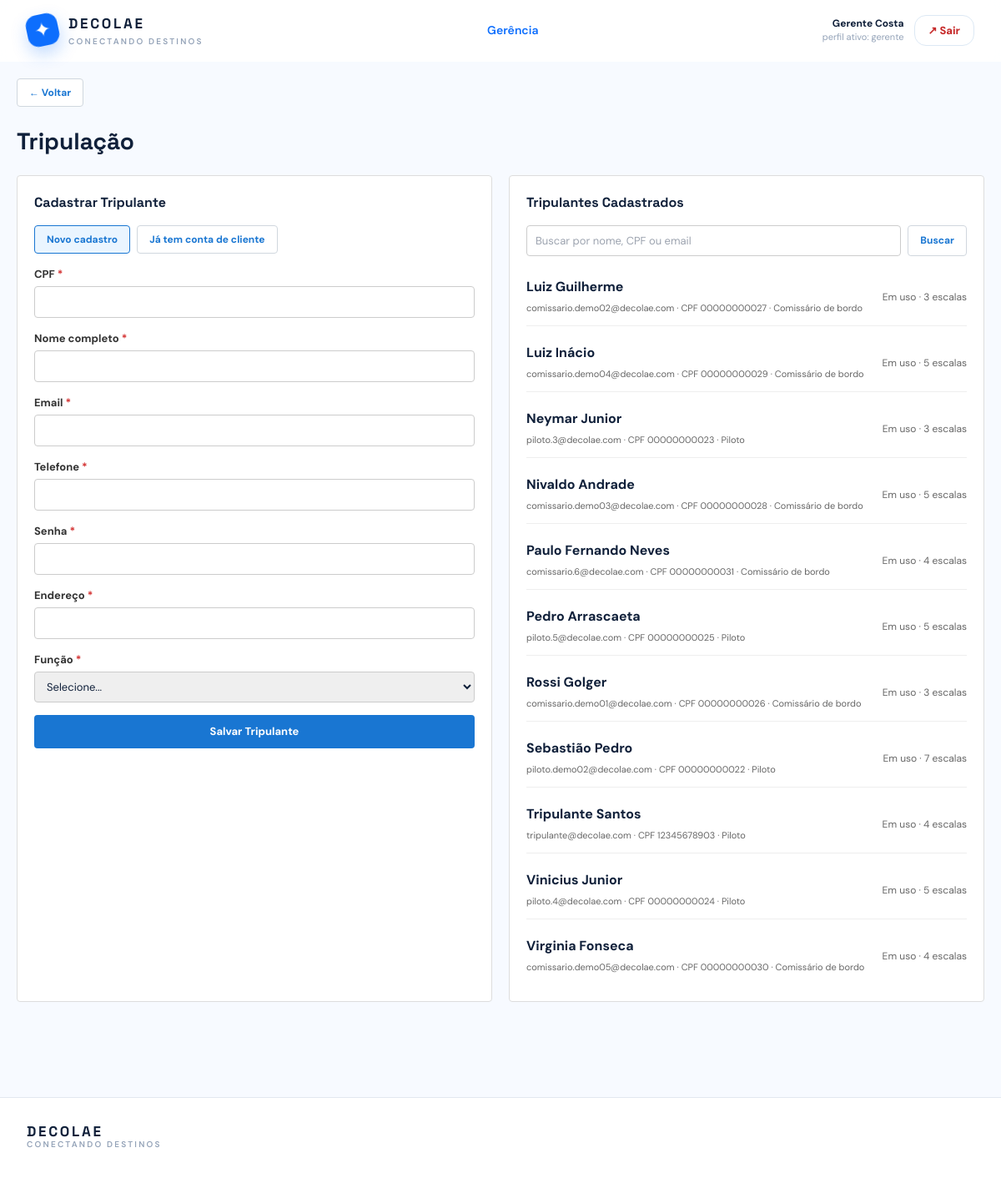
Screenshot of /gerente-tripulacao.php (signed in) with the database file from the repository.
### tables this page shows
CREATE TABLE `usuario` (
  `cpf` char(11) NOT NULL,
  `nome_completo` varchar(120) NOT NULL,
  `email` varchar(160) NOT NULL,
  `senha` varchar(255) NOT NULL,
  `endereco` varchar(255) NOT NULL,
  `telefone` varchar(15) DEFAULT NULL
);

CREATE TABLE `tripulante` (
  `cpf` char(11) NOT NULL,
  `funcao` enum('piloto','copiloto','comissario') DEFAULT NULL
);

### includes/functions.php (called while the page is built, shortened)
<?php
function esc(mixed $valor): string
{
    return htmlspecialchars((string) $valor, ENT_QUOTES, 'UTF-8');
}
function obter_usuario_atual(PDO $conexao): ?array
{
    $cpf = $_SESSION['cpf_usuario'] ?? null;
    $comando = $conexao->prepare(
        'SELECT cpf, nome_completo, email, endereco FROM usuario WHERE cpf = ?'
    );
    $comando->execute([$cpf]);
    $usuario = $comando->fetch();
    $consulta_papeis = "
        SELECT 'gerente' AS papel FROM gerente WHERE cpf = ?
        UNION ALL
        SELECT 'tripulante' FROM tripulante WHERE cpf = ?
        UNION ALL
        SELECT 'admin' FROM admin WHERE cpf = ?
        UNION ALL
        SELECT 'cliente' FROM cliente WHERE cpf = ?
        ORDER BY papel
    ";
    $comando_papeis = $conexao->prepare($consulta_papeis);
    $comando_papeis->execute([$cpf, $cpf, $cpf, $cpf]);
    $usuario['papeis'] = array_column($comando_papeis->fetchAll(), 'papel');
    $usuario['papel_atual'] = $_SESSION['papel_usuario'] ?? null;
    return $usuario;
}
function exigir_autenticacao(PDO $conexao, ?string $papel = null): array
{
    $usuario = obter_usuario_atual($conexao);
    return $usuario;
}
function exigir_papel(PDO $conexao, string $papel): array
{
    return exigir_autenticacao($conexao, $papel);
}
function require_role(PDO $conexao, string $papel): array
{
    return exigir_papel($conexao, $papel);
}

### gerente-tripulacao.php (the view, shortened to what this page needs)
<?php
require_once __DIR__ . '/includes/functions.php';
require_once __DIR__ . '/includes/layout.php';
$conexaoBancoDados = db();
$usuarioLogado = require_role($conexaoBancoDados, 'gerente');
$nomes_funcoes = [
    'piloto' => 'Piloto',
    'copiloto' => 'Copiloto',
    'comissario' => 'Comissário de bordo',
];
function descrever_escalas(int $total): string
{
    return $total === 1 ? '1 escala' : $total . ' escalas';
}
$busca = trim((string) ($_GET['busca'] ?? ''));
$termo = '%' . $busca . '%';
$comando = $conexaoBancoDados->prepare(
    'SELECT u.nome_completo, u.email, t.cpf, t.funcao,
            (SELECT COUNT(*) FROM escala e WHERE e.tripulante_cpf = t.cpf) AS escalas
     FROM tripulante t
     JOIN usuario u ON u.cpf = t.cpf
     WHERE u.nome_completo LIKE ? OR u.email LIKE ? OR t.cpf LIKE ?
     ORDER BY u.nome_completo'
);
$comando->execute([$termo, $termo, $termo]);
$tripulantes = $comando->fetchAll();
$tripulante_em_edicao = null;
$valor = static fn(string $campo, string $coluna): string => esc(
    $_POST[$campo] ?? ($tripulante_em_edicao ? (string) $tripulante_em_edicao[$coluna] : '')
);
$modo_cadastro = ($_GET['modo'] ?? '') === 'existente' ? 'existente' : 'nova';
$campos_completos = $tripulante_em_edicao || $modo_cadastro === 'nova';
renderizar_cabecalho('Tripulação', $usuarioLogado);
?>
<div class="pagina-gerencia">
  <a class="botao-pequeno" href="gerente.php" style="margin-bottom: 20px;">← Voltar</a>
  <h1 class="titulo-pagina">Tripulação</h1>
  <div class="grade-formularios grade-formularios-gerencia">
    <div class="cartao-formulario">
      <h2 class="titulo-formulario"><?= $tripulante_em_edicao ? 'Editar Tripulante' : 'Cadastrar Tripulante' ?></h2>
      <?php if(!$tripulante_em_edicao): ?>
        <div class="flex gap-2" style="margin-bottom: 15px;">
          <a class="botao-pequeno <?= $modo_cadastro === 'nova' ? 'aba-ativa' : '' ?>" href="gerente-tripulacao.php">Novo cadastro</a>
          <a class="botao-pequeno <?= $modo_cadastro === 'existente' ? 'aba-ativa' : '' ?>" href="gerente-tripulacao.php?modo=existente">Já tem conta de cliente</a>
        </div>
      <?php endif; ?>
      <form method="post" action="gerente-tripulacao.php<?= $tripulante_em_edicao ? '?editar=' . esc($tripulante_em_edicao['cpf']) : ($modo_cadastro === 'existente' ? '?modo=existente' : '') ?>">
        <div class="campo-form">
          <label>CPF</label>
          <?php if($tripulante_em_edicao): ?>
            <input name="cpf" value="<?=esc($tripulante_em_edicao['cpf'])?>" readonly>
          <?php else: ?>
            <input name="cpf" maxlength="14" value="<?= $valor('cpf', 'cpf') ?>" required>
          <?php endif; ?>
        </div>
        <?php if($campos_completos): ?>
          <div class="campo-form">
            <label>Nome completo</label>
            <input name="nome_completo" maxlength="120" value="<?= $valor('nome_completo', 'nome_completo') ?>" required>
          </div>
          <div class="campo-form">
            <label>Email</label>
            <input name="email" type="email" maxlength="160" value="<?= $valor('email', 'email') ?>" required>
          </div>
          <div class="campo-form">
            <label>Telefone</label>
            <input name="telefone" type="tel" maxlength="15" value="<?= $valor('telefone', 'telefone') ?>" required>
          </div>
          <?php if(!$tripulante_em_edicao): ?>
            <div class="campo-form">
              <label>Senha</label>
              <input name="senha" type="password" required>
            </div>
          <?php endif; ?>
          <div class="campo-form">
            <label>Endereço</label>
            <input name="endereco" maxlength="255" value="<?= $valor('endereco', 'endereco') ?>" required>
          </div>
        <?php endif; ?>
        <div class="campo-form">
          <label>Função</label>
          <select name="funcao_tripulante" required>
            <option value="">Selecione...</option>
          </select>
        </div>
        <button type="submit" class="botao botao-bloco"><?= $tripulante_em_edicao ? 'Salvar Alterações' : 'Salvar Tripulante' ?></button>
      </form>
    </div>
    <div class="cartao-formulario">
      <h2 class="titulo-formulario">Tripulantes Cadastrados</h2>
      <form method="get" class="flex gap-2" style="margin-bottom: 15px;">
        <div class="campo-form" style="flex: 1; margin: 0;">
          <input type="search" name="busca" value="<?=esc($busca)?>" placeholder="Buscar por nome, CPF ou email">
        </div>
        <button type="submit" class="botao-pequeno">Buscar</button>
      </form>
      <?php if(count($tripulantes) > 0): ?>
        <div class="lista-gerencia">
          <?php foreach($tripulantes as $c): ?>
            <div class="linha-rota">
              <div>
                <strong><?=esc($c['nome_completo'])?></strong><br>
                <span class="texto-secundario texto-secundario-pequeno"><?=esc($c['email'])?> · CPF <?=esc($c['cpf'])?> · <?=esc($nomes_funcoes[$c['funcao']] ?? 'Função não definida')?></span>
              </div>
              <?php if((int) $c['escalas'] > 0): ?>
                <span class="texto-secundario texto-pequeno">Em uso · <?=esc(descrever_escalas((int) $c['escalas']))?></span>
              <?php endif; ?>
            </div>
          <?php endforeach; ?>
        </div>
      <?php else: ?>
        <p class="texto-vazio"><?= $busca !== '' ? 'Nenhum tripulante encontrado.' : 'Nenhum tripulante cadastrado.' ?></p>
      <?php endif; ?>
    </div>
  </div>
</div>
<?php renderizar_rodape(); ?>

### includes/layout.php (shortened to what this page needs)
<?php
function renderizar_cabecalho(string $titulo, ?array $usuario = null): void
{
    $papel_ativo = $usuario['papel_atual'] ?? null;
    ?>
<!doctype html>
<html lang="pt-BR">
<head>
    <script src="https://cdn.tailwindcss.com"></script>
    <link rel="stylesheet" href="assets/css/app.css?v=<?= filemtime(__DIR__ . '/../assets/css/app.css') ?>">
</head>
<body class="bg-[#f7faff] text-ink antialiased">
<header class="sticky top-0 z-30 border-b border-white/60 bg-white/90 backdrop-blur">
    <div class="mx-auto flex max-w-7xl items-center justify-between px-5 py-4 lg:px-8">
        <a href="index.php" class="flex items-center gap-3" aria-label="Página inicial">
            <span class="brand-mark">✦</span>
            <span>
                <span class="brand-name">DECOLAE</span>
                <span class="hidden text-[10px] font-semibold uppercase tracking-[.22em] text-slate-400 sm:block">
                    conectando destinos
                </span>
            </span>
        </a>
        <nav class="hidden items-center gap-6 text-sm font-semibold text-slate-500 md:flex">
            <?php if ($papel_ativo === 'gerente'): ?>
                <a class="nav-link active" href="gerente.php">Gerência</a>
            <?php endif; ?>
        </nav>
        <div class="flex items-center gap-3">
            <?php if ($usuario): ?>
                <div class="hidden text-right sm:block">
                    <p class="text-xs font-bold text-ink">
                        <?= esc($usuario['nome_completo']) ?>
                    </p>
                    <p class="text-[11px] text-slate-400">
                        perfil ativo: <?= esc($papel_ativo ?? '—') ?>
                    </p>
                </div>
                <a class="secondary-btn botao-perigo px-4 py-2" href="logout.php">↗ Sair</a>
            <?php endif; ?>
        </div>
    </div>
</header>
<main>
<?php
}
function renderizar_rodape(): void
{
    ?>
</main>
<footer class="mt-16 border-t border-slate-200 bg-white">
    <div class="mx-auto flex max-w-7xl flex-col gap-3 px-5 py-8 text-xs text-slate-500 sm:flex-row sm:items-center sm:justify-between lg:px-8">
        <p>
            <span class="brand-name">DECOLAE</span>
            <span class="block text-[10px] font-semibold uppercase tracking-[.22em] text-slate-400">
                conectando destinos
            </span>
        </p>
    </div>
</footer>
</body>
</html>
<?php
}

### assets/css/app.css (style rules this page uses)
:root { --ink: #10203a; --navy: #102d52; --ocean: #0d6efd; --sky: #eaf5ff; --coral: #ff6b4a; }
* { box-sizing: border-box; }
body { font-family: 'DM Sans', sans-serif; }
.font-display, h1, h2, h3, .brand-name { font-family: 'Space Grotesk', sans-serif; }
.brand-mark { display: grid; width: 38px; height: 38px; place-items: center; border-radius: 13px; background: var(--ocean); color: #fff; font-size: 24px; transform: rotate(-12deg); box-shadow: 0 9px 20px rgba(13, 110, 253, .25); }
.brand-name { display: block; color: var(--ink); font-size: 17px; font-weight: 700; letter-spacing: .16em; }
.nav-link { transition: color .2s ease; }
.nav-link:hover, .nav-link.active { color: var(--ocean); }
.primary-btn, .secondary-btn { display: inline-flex; align-items: center; justify-content: center; gap: 12px; border-radius: 14px; padding: 0 21px; font-size: 13px; font-weight: 800; transition: transform .2s, box-shadow .2s, background .2s; }
.secondary-btn { border: 1px solid #dce8f4; background: #fff; padding-top: 12px; padding-bottom: 12px; color: var(--ocean); }
.campo-form { display: block; margin-bottom: 15px; }
.campo-form label { display: block; margin-bottom: 5px; color: #333; font-size: 13px; font-weight: bold; }
.campo-form input, .campo-form select { width: 100%; border: 1px solid #ccc; border-radius: 4px; padding: 8px 10px; font-size: 13px; }
.botao { border: none; border-radius: 4px; background: #1976d2; padding: 10px 15px; color: #fff; cursor: pointer; font-size: 13px; font-weight: bold; }
.botao-bloco { width: 100%; }
.pagina-gerencia, .pagina-administracao, .pagina-tripulante { max-width: 1200px; margin: 0 auto; padding: 20px; }
.titulo-pagina { margin: 0 0 20px; font-size: 28px; font-weight: bold; }
.grade-formularios { display: grid; grid-template-columns: repeat(auto-fit, minmax(min(100%, 400px), 1fr)); gap: 20px; margin-bottom: 30px; }
.grade-formularios-gerencia { grid-template-columns: repeat(auto-fit, minmax(min(100%, 300px), 1fr)); }
.cartao-formulario { border: 1px solid #ddd; border-radius: 4px; background: #fff; padding: 20px; }
.titulo-formulario { margin: 0 0 15px; font-size: 16px; font-weight: bold; }
.texto-secundario { color: #666; }
.texto-secundario-pequeno { font-size: 11px; }
.lista-gerencia { display: grid; gap: 10px; }
.linha-rota, .linha-tripulante { border-bottom: 1px solid #eee; padding: 10px 0; }
.linha-rota { display: flex; align-items: center; justify-content: space-between; gap: 12px; }
.linha-rota:last-child, .linha-tripulante:last-child { border-bottom: 0; }
.campo-login-form:has(:required) .rotulo-login::after, .campo-form:has(:required) > label::after { content: " *"; color: #d32f2f; }
.texto-pequeno { font-size: 12px; }
.botao-perigo { color: #c62828; cursor: pointer; }
.botao-pequeno { display: inline-flex; align-items: center; justify-content: center; border: 1px solid #d0d7de; border-radius: 4px; background: #fff; padding: 7px 14px; color: #1976d2; font-size: 12px; font-weight: bold; text-decoration: none; cursor: pointer; }
.botao-pequeno:hover, .botao-pequeno.aba-ativa { border-color: #1976d2; background: #eaf5ff; }

### rows the page displays
usuario: nome_completo "Gerente Costa"
tripulante: cpf.nome_completo "Luiz Guilherme", cpf.email "comissario.demo02@decolae.com", cpf "00000000027", funcao "Comissário de bordo", escalas "3 escalas"
tripulante: cpf.nome_completo "Luiz Inácio", cpf.email "comissario.demo04@decolae.com", cpf "00000000029", funcao "Comissário de bordo", escalas "5 escalas"
tripulante: cpf.nome_completo "Neymar Junior", cpf.email "piloto.3@decolae.com", cpf "00000000023", funcao "Piloto", escalas "3 escalas"
tripulante: cpf.nome_completo "Nivaldo Andrade", cpf.email "comissario.demo03@decolae.com", cpf "00000000028", funcao "Comissário de bordo", escalas "5 escalas"
tripulante: cpf.nome_completo "Paulo Fernando Neves", cpf.email "comissario.6@decolae.com", cpf "00000000031", funcao "Comissário de bordo", escalas "4 escalas"
tripulante: cpf.nome_completo "Pedro Arrascaeta", cpf.email "piloto.5@decolae.com", cpf "00000000025", funcao "Piloto", escalas "5 escalas"
tripulante: cpf.nome_completo "Rossi Golger", cpf.email "comissario.demo01@decolae.com", cpf "00000000026", funcao "Comissário de bordo", escalas "3 escalas"
tripulante: cpf.nome_completo "Sebastião Pedro", cpf.email "piloto.demo02@decolae.com", cpf "00000000022", funcao "Piloto", escalas "7 escalas"
tripulante: cpf.nome_completo "Tripulante Santos", cpf.email "tripulante@decolae.com", cpf "12345678903", funcao "Piloto", escalas "4 escalas"
tripulante: cpf.nome_completo "Vinicius Junior", cpf.email "piloto.4@decolae.com", cpf "00000000024", funcao "Piloto", escalas "5 escalas"
tripulante: cpf.nome_completo "Virginia Fonseca", cpf.email "comissario.demo05@decolae.com", cpf "00000000030", funcao "Comissário de bordo", escalas "4 escalas"

### other values shown
$papel_ativo "gerente"
